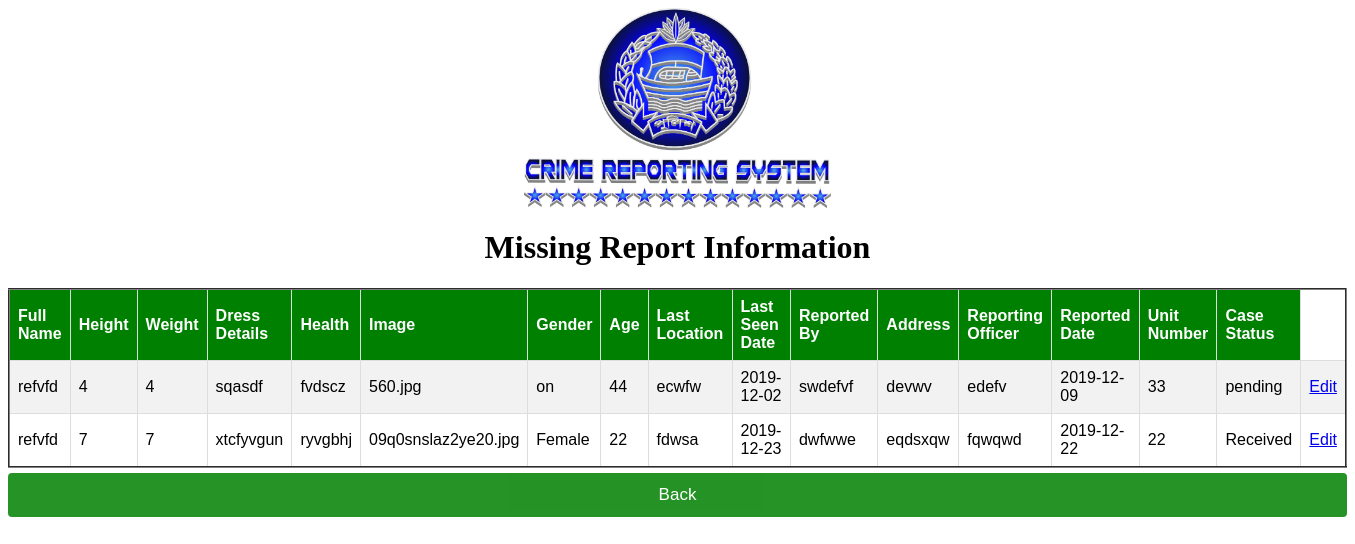
The page /MissingReportInfo.php on the database its author committed.
### tables this page shows
CREATE TABLE `missingreport` (
  `Missing_ID` int(11) NOT NULL,
  `Full_Name` varchar(200) NOT NULL,
  `Height` int(11) NOT NULL,
  `Weight` int(11) NOT NULL,
  `Dress_Details` varchar(200) NOT NULL,
  `Health` varchar(200) NOT NULL,
  `Image` varchar(200) NOT NULL,
  `Gender` varchar(200) NOT NULL,
  `Age` int(11) NOT NULL,
  `Last_Location` varchar(200) NOT NULL,
  `Last_Seen_Date` date NOT NULL,
  `Reported_By` varchar(200) NOT NULL,
  `Address` varchar(200) NOT NULL,
  `Reporting_Officer` varchar(200) NOT NULL,
  `Reported_Date` date NOT NULL,
  `Unit_Number` int(11) NOT NULL,
  `Status` varchar(200) NOT NULL
);

### DB_connection.php (called while the page is built, shortened)
<?php
class DBconfig{
	private $_host="localhost";
	private $_username="root";
	private $_password="";
	private $_database="crimereportingsystem";
	protected $connection;
	public function __construct(){
		if(!isset($this->connection)){
			$this->connection=new mysqli($this->_host,$this->_username,$this->_password,$this->_database);
		}
		return $this->connection;
	}
}
?>

### crud.php (called while the page is built, shortened)
<?php
include_once 'DB_connection.php';
class crud extends DBconfig {
    public function getData($query){
        $result = $this->connection->query($query);
        $rows = array();
        while ($row = $result->fetch_assoc()){
            $rows[] = $row;
        }
        return $rows;
    }
}
?>

### MissingReportInfo.php (the view, shortened to what this page needs)
 <?php
include_once 'crud.php';
$crud = new crud();
$query1= "Select * from missingreport";
$result1 = $crud->getData($query1);
?>
<center><img src="crs logo.png" style="max-height: 200px;,max-width: 150px;"></center>
<center><h1><b>Missing Report Information</b></h1></center>
<center><table border="2" class="table">
	<tr style="background-color: green; color:white;">
		<center><td><b> Full Name </b></td>
		<td><b> Height</b> </td>
		<td><b> Weight</b> </td>
		<td><b> Dress Details </b></td>
		<td><b> Health </b></td>
		<td><b> Image </b></td>
		<td><b> Gender </b></td>
		<td><b> Age </b></td>
		<td> <b>Last Location </b></td>
		<td> <b>Last Seen Date </b></td>
		<td> <b>Reported By </b></td>
		<td> <b>Address </b></td>
		<td> <b>Reporting Officer</b></td>
	    <td> <b>Reported Date </b></td>
		<td> <b>Unit Number</b></td>
		<td> <b>Case Status</b></td>
	</center>
	</tr>
	<?php
	 foreach($result1 as $key=>$res){
		 echo "<tr>";
		 echo "<td>".$res['Full_Name']."</td>";
		 echo "<td>".$res['Height']."</td>";
		 echo "<td>".$res['Weight']."</td>";
		 echo "<td>".$res['Dress_Details']."</td>";
		 echo "<td>".$res['Health']."</td>";
		 echo "<td>".$res['Image']."</td>";
		 echo "<td>".$res['Gender']."</td>";
		 echo "<td>".$res['Age']."</td>";
		 echo "<td>".$res['Last_Location']."</td>";
		 echo "<td>".$res['Last_Seen_Date']."</td>";
		 echo "<td>".$res['Reported_By']."</td>";
		 echo "<td>".$res['Address']."</td>";
		 echo "<td>".$res['Reporting_Officer']."</td>";
		 echo "<td>".$res['Reported_Date']."</td>";
		 echo "<td>".$res['Unit_Number']."</td>";
		 echo "<td>".$res['Status']."</td>";
		  echo "<td> <a href='missingStatus.php?id=$res[Missing_ID]'>Edit</a></td>";
		 	 echo "</tr>";
	 }
	 ?>
</table></center>
<center><a href="admin.php"><button class="button">Back</button></a></center>

### MissingReportInfo.php (style rules this page uses)
.table { font-family: "Trebuchet MS", Arial, Helvetica, sans-serif; border-collapse: collapse; width: 100%; }
td, th { border: 1px solid #ddd; padding: 8px; }
tr:nth-child(even) { background-color: #f2f2f2; }
.button { width: 100%; padding: 12px; border: none; border-radius: 4px; margin: 5px 0; opacity: 0.85; display: inline-block; font-size: 17px; line-height: 20px; text-decoration: none; background-color: green; color: white; align-items: center; }

### rows shown on the page
missingreport: Full_Name "refvfd", Height "4", Weight "4", Dress_Details "sqasdf", Health "fvdscz", Image "560.jpg", Gender "on", Age "44", Last_Location "ecwfw", Last_Seen_Date "2019-12-02", Reported_By "swdefvf", Address "devwv", Reporting_Officer "edefv", Reported_Date "2019-12-09", Unit_Number "33", Status "pending"
missingreport: Full_Name "refvfd", Height "7", Weight "7", Dress_Details "xtcfyvgun", Health "ryvgbhj", Image "09q0snslaz2ye20.jpg", Gender "Female", Age "22", Last_Location "fdwsa", Last_Seen_Date "2019-12-23", Reported_By "dwfwwe", Address "eqdsxqw", Reporting_Officer "fqwqwd", Reported_Date "2019-12-22", Unit_Number "22", Status "Received"
